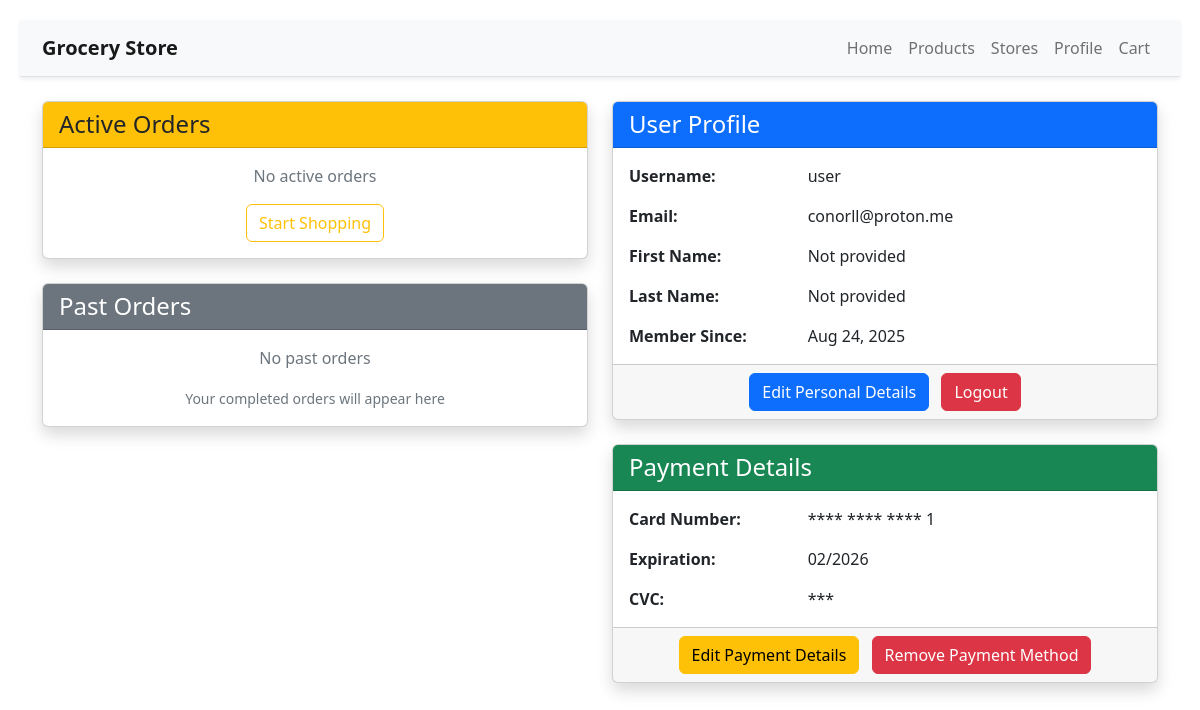
/profile/ (signed in), run on an earlier commit of the app's database.
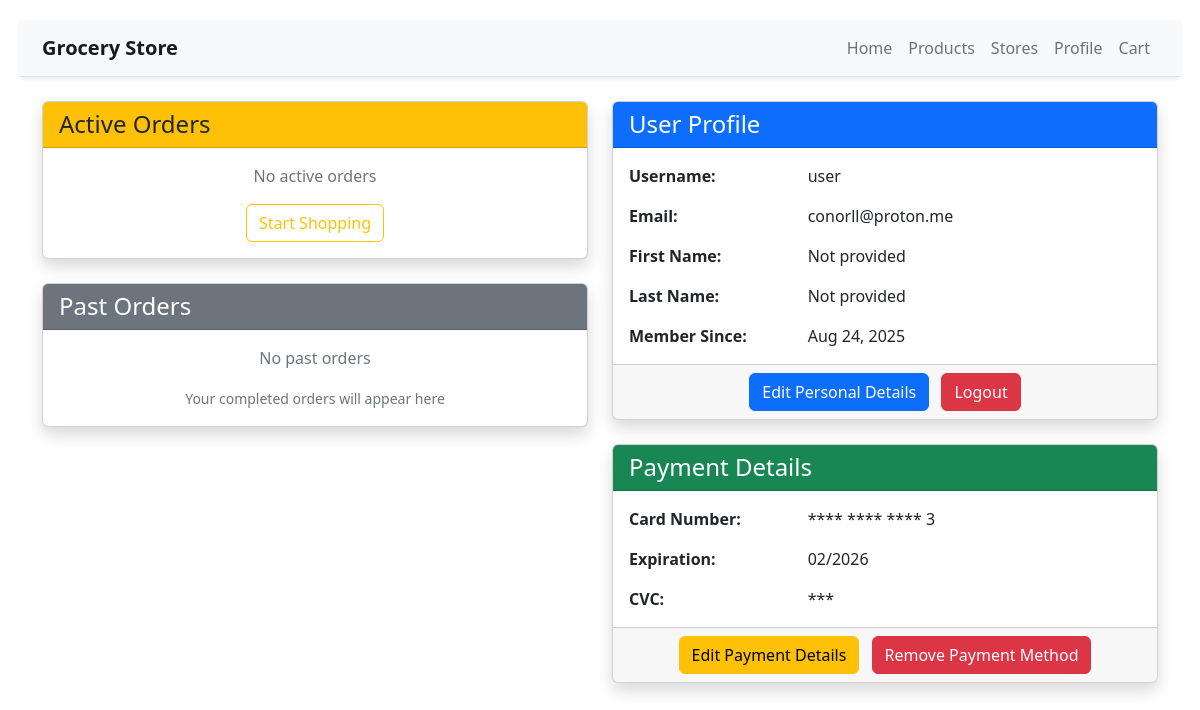
And on a later commit of the database.
### grocery_store_app/models/payment.py (models this page shows, shortened)
class Payment(models.Model):
  user = models.ForeignKey(User, on_delete=models.CASCADE)
  card_number = models.PositiveIntegerField()
  expiration_month = models.PositiveIntegerField()
  expiration_year = models.PositiveIntegerField()
  cvc = models.PositiveIntegerField()

### grocery_store_app/views.py (the view)
# urls.py: path("profile/", views.profile, name="profile"),
@login_required
def profile(request):
    return render(request, "grocery_store_app/profile.html", {"user": request.user})

### grocery_store_app/templates/grocery_store_app/profile.html (shortened to what this page needs)
{% extends "grocery_store_app/layout.html" %}
{% block body %}
<div class="container mt-4">
  <div class="row">
    <div class="col-md-6">
      <div class="card shadow mb-4">
        <div class="card-header bg-warning text-dark">
          <h4 class="mb-0">Active Orders</h4>
        </div>
        <div class="card-body">
            <div class="text-center text-muted">
              <p>No active orders</p>
              <a href="{% url 'products' %}" class="btn btn-outline-warning">Start Shopping</a>
            </div>
        </div>
      </div>
      <div class="card shadow">
        <div class="card-header bg-secondary text-white">
          <h4 class="mb-0">Past Orders</h4>
        </div>
        <div class="card-body">
            <div class="text-center text-muted">
              <p>No past orders</p>
              <small>Your completed orders will appear here</small>
            </div>
        </div>
      </div>
    </div>
    <div class="col-md-6">
      <div class="card shadow mb-4">
        <div class="card-header bg-primary text-white">
          <h4 class="mb-0">User Profile</h4>
        </div>
        <div class="card-body">
          <div class="row mb-3">
            <div class="col-4"><strong>Username:</strong></div>
            <div class="col-8">{{ user.username }}</div>
          </div>
          <div class="row mb-3">
            <div class="col-4"><strong>Email:</strong></div>
            <div class="col-8">{{ user.email }}</div>
          </div>
          <div class="row mb-3">
            <div class="col-4"><strong>First Name:</strong></div>
            <div class="col-8">{{ user.first_name|default:"Not provided" }}</div>
          </div>
          <div class="row mb-3">
            <div class="col-4"><strong>Last Name:</strong></div>
            <div class="col-8">{{ user.last_name|default:"Not provided" }}</div>
          </div>
          <div class="row">
            <div class="col-4"><strong>Member Since:</strong></div>
            <div class="col-8">{{ user.date_joined|date:"M d, Y" }}</div>
          </div>
        </div>
        <div class="card-footer text-center">
          <a href="{% url 'edit_profile' %}" class="btn btn-primary me-2">
            Edit Personal Details
          </a>
          <a href="{% url 'logout' %}" class="btn btn-danger"
             onclick="return confirm('Are you sure you want to log out?')">
            Logout
          </a>
        </div>
      </div>
      <div class="card shadow">
        <div class="card-header bg-success text-white">
          <h4 class="mb-0">Payment Details</h4>
        </div>
        <div class="card-body">
          {% if user.payment_set.first %}
            {% with payment=user.payment_set.first %}
              <div class="row mb-3">
                <div class="col-4"><strong>Card Number:</strong></div>
                <div class="col-8">**** **** **** {{ payment.card_number|stringformat:"s"|slice:"-4:" }}</div>
              </div>
              <div class="row mb-3">
                <div class="col-4"><strong>Expiration:</strong></div>
                <div class="col-8">{{ payment.expiration_month|stringformat:"02d" }}/{{ payment.expiration_year }}</div>
              </div>
              <div class="row">
                <div class="col-4"><strong>CVC:</strong></div>
                <div class="col-8">***</div>
              </div>
            {% endwith %}
          {% else %}
            <div class="text-center text-muted">
              <p>No payment method on file</p>
              <a href="#" class="btn btn-outline-success">Add Payment Method</a>
            </div>
          {% endif %}
        </div>
        {% if user.payment_set.first %}
        <div class="card-footer text-center">
          <a href="#" class="btn btn-warning me-2">
            Edit Payment Details
          </a>
          <a href="#" class="btn btn-danger"
             onclick="return confirm('Are you sure you want to remove this payment method?')">
            Remove Payment Method
          </a>
        </div>
        {% endif %}
      </div>
    </div>
  </div>
</div>
{% endblock %}

### grocery_store_app/templates/grocery_store_app/layout.html (shortened to what this page needs)
{% load static %}
<!DOCTYPE html>
<html lang="en">
<head>
  <link href="https://cdn.jsdelivr.net/npm/bootstrap@5.2.3/dist/css/bootstrap.min.css" rel="stylesheet"
>
  <link href="{% static 'grocery_store_app/style.css' %}" rel="stylesheet">
</head>
<body>
  <nav class="navbar navbar-expand-lg navbar-light bg-light border-bottom shadow-sm mb-4">
    <div class="container">
      <a class="navbar-brand fw-bold" href="{% url 'index' %}">Grocery Store</a>
      <div class="collapse navbar-collapse" id="navbarNav">
        <ul class="navbar-nav ms-auto">
          <li class="nav-item">
            <a class="nav-link {% if request.path == '/' %}active{% endif %}" href="{% url 'index' %}">Home</a>
          </li>
          <li class="nav-item">
            <a class="nav-link {% if request.path == '/products/' %}active{% endif %}"
              href="{% url 'products' %}">Products</a>
          </li>
          <li class="nav-item">
            <a class="nav-link {% if request.path == '/stores/' %}active{% endif %}"
              href="{% url 'stores' %}">Stores</a>
          </li>
          <li class="nav-item">
            <a class="nav-link {% if request.path == '/profile' %}active{% endif %}"
              href="{% url 'profile' %}">Profile</a>
          </li>
          <li class="nav-item">
            <a class="nav-link {% if request.path == '/profile' %}active{% endif %}" href="{% url 'cart' %}">Cart</a>
          </li>
        </ul>
      </div>
    </div>
  </nav>
  {% block body %}
  {% endblock %}
</body>
</html>

### grocery_store_app/static/grocery_store_app/style.css (style rules this page uses)
body { padding: 20px; }

What changed in the data, as far as the page shows it:
removed Payment: card_number "1", expiration_month "02", expiration_year "2026"
added Payment: card_number "3", expiration_month "02", expiration_year "2026"
